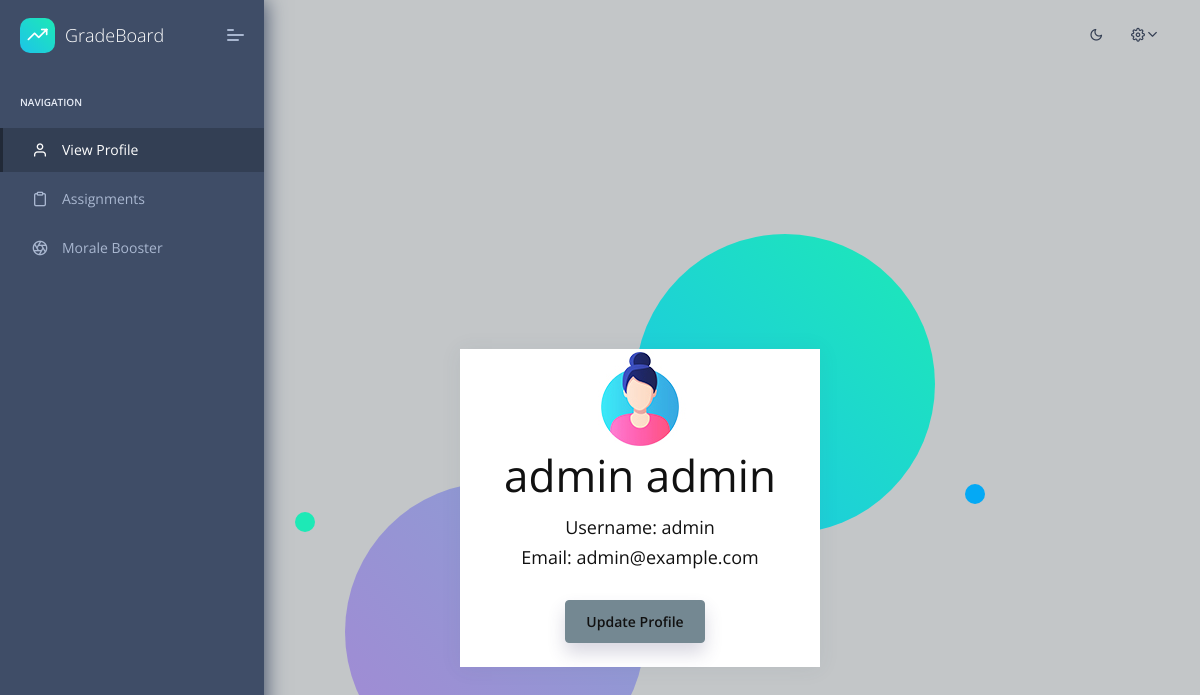
Screenshot of /accounts/profile/ (signed in) with the database file from the repository.
### home/models.py (models this page shows, shortened)
class User(AbstractUser):
    profile_image = models.FileField(upload_to="profile_images", blank=True, null=True)
    is_teacher = models.BooleanField(default=False)

### home/views.py (the view)
# urls.py: path('accounts/profile/', views.view_profile, name='view_profile'),
@login_required(login_url='/accounts/login_user')
def view_profile(request):
    logger.info("Viewing profile")
    user_profile = User.objects.get(username=request.user.username)
    return render(request, 'pages/profile.html', context={'user': user_profile})

### templates/pages/profile.html (shortened to what this page needs)
{% extends "layouts/base.html" %}
{% load static %}
{% block content %}
    <div class="auth-wrapper">
    <div class="auth-content">
        <div class="auth-bg">
            <span class="r s"></span>
            <span class="r s"></span>
        </div>
        <div class="card">
            <div class="d-flex align-items-center justify-content-center flex-column">
                <div class="pro-head">
                    {% if user.profile_image %}
                        <img src="{{ user.profile_image.url }}" alt="profile image"
                             class="img-radius">
                    {% else %}
                        <img src="{% static 'assets/images/user/avatar-1.jpg' %}" alt="profile image"
                             class="img-radius">
                    {% endif %}
                </div>
                <h2 class="mb-3">{{ user.get_full_name }}</h2>
                <h5>Username: {{ user.get_username }}</h5>
                <h5>Email: {{ user.email }}</h5>
                <a class="btn btn-secondary shadow-2 mb-4 mt-4" href="{% url 'update_profile' %}">Update Profile</a>
            </div>
        </div>
    </div>
{% endblock content %}

### rows the page displays
User: get_full_name "admin admin", get_username "admin", email "admin@example.com"
